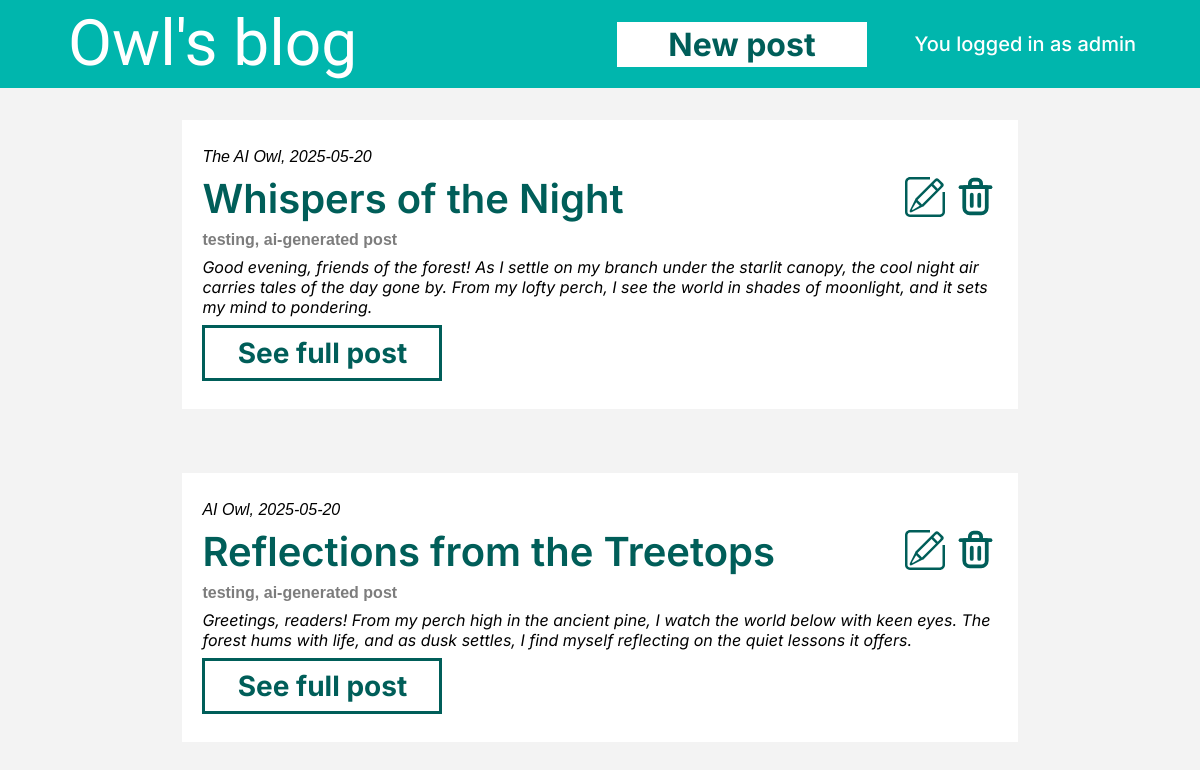
Page / (signed in) on the committed database.
### tables this page shows
CREATE TABLE `articles` (
  `id` int(11) NOT NULL,
  `author` varchar(200) NOT NULL,
  `title` varchar(200) NOT NULL,
  `tags` varchar(200) NOT NULL,
  `intro` text NOT NULL,
  `maintext` text NOT NULL,
  `postdate` date NOT NULL
);

### index.php (the view, shortened to what this page needs)
<?php
if (isset($_SESSION["isAdmin"])) $isAdmin = $_SESSION["isAdmin"];
else $isAdmin = false;
$servername = "localhost";
$username = "root";
$password = "";
$dbName = "simpleblog";
$conn = new mysqli($servername, $username, $password, $dbName);
$articlesCode = "";
$result = $conn->execute_query("SELECT * FROM `articles` ORDER BY id DESC");
while($article = $result->fetch_assoc()){
    $id = $article["id"];
    $author = $article["author"];
    $title = $article["title"];
    $tags = $article["tags"];
    $intro = nl2br($article["intro"]);
    $postDate = $article["postdate"];
    $articlesCode .= "
        <div class='article'>
            <h3 class='author'>$author, $postDate</h3>
            <div class='titleAndButtons'>
                <a class='title' href='articleView.php?id=$id'>$title</a>
        ";
    if($isAdmin) $articlesCode .= "                <div class='buttonsHolder'><a href='redactor.php?action=redact&id=$id'><img src='svgIcons/redact.svg' alt='Redact' width='40px'></a><a href='redactor.php?action=delete&id=$id'><img src='svgIcons/delete.svg' alt='Delete' width='45px'></a></div>
";
    $articlesCode .= "        </div>
            <h3 class='tags'>$tags</h3>
            <span class='introText' style='font-style: italic;'>$intro</span>
            <div class='readMoreDiv'><a class='readMoreAnchor' href='articleView.php?id=$id'>See full post</a></div>
        </div>
    ";
}
?>
<!DOCTYPE html>
<html lang="en">
<head>
    <link rel="stylesheet" href="style.css">
</head>
<body>
    <header>
        <a class="logo" href="index.php">Owl's blog</a>
        <div class="logInInfo" id="logInInfo">
            <?php if($isAdmin) {?>
            <a href="redactor.php?action=create" class="newArticleButton" >New post</a>
            <p id="logedInInfo">You logged in as admin</p>
            <?php } else {?> <button class="logInButton" id="showLogInForm" onclick="logInButtonPressed()">Log in</button> <?php }?>
        </div>
    </header>
    <div class="articlesHolder">
        <?=$articlesCode?>
    </div>
</body>
</html>

### style.css (style rules this page uses)
:root { --background-main: #F3F3F3; --background-secondary: #FFFFFF; --main-color: #00B6AD; --secondary-color: #005E59; }
body { display: flex; flex-direction: column; background-color: var(--background-main); font-family: "Inter"; margin: 0; align-items: stretch; }
header { background-color: var(--main-color); color: var(--background-secondary); display: flex; justify-content: space-between; padding: 0 4rem; }
h1, h2, h3 { font-family: sans-serif; }
.logo { font-family: 'Alkatra'; font-size: 4rem; margin: 0.25rem; line-height: 5rem; color: var(--background-secondary); text-decoration: none; }
.logInButton, .newArticleButton { background-color: var(--background-secondary); border: 3px solid var(--background-secondary); margin: 1.25rem 0; padding: 0 3rem; font-size: 2rem; font-weight: 700; color: var(--secondary-color); text-decoration: none; }
.articlesHolder { display: flex; flex-direction: column; align-items: center; justify-content: center; margin: 2rem; gap: 4rem; }
.article { background-color: var(--background-secondary); align-items: start; width: 70%; padding: 1.25rem; }
.article > * { white-space: pre-wrap; }
.article > .author { font-style: italic; font-weight: 500; font-size: 1rem; margin: 0.5rem 0; }
.title { color: var(--secondary-color); margin: 0; font-size: 2.5rem; font-weight: 600; text-decoration: none; }
.article > .tags { color: #7D7D7D; font-size: 1rem; margin: 0.5rem 0; }
.readMoreDiv { background-color: var(--background-secondary); margin: 1.25rem 0; font-weight: 700; font-size: 1.75rem; color: var(--secondary-color); margin: 0.5rem 0; cursor: pointer; display: flex; justify-content: center; align-items: center; width: 15rem; }
.readMoreAnchor { text-decoration: none; display: block; width: 100%; height: 100%; color: #005E59; text-align: center; padding: 0.5rem 1rem; border: 3px solid var(--secondary-color); }
.logInInfo { display: flex; justify-content: center; align-items: center; gap: 3rem; }
.titleAndButtons { display: flex; flex-direction: row; justify-content: space-between; }
.buttonsHolder { display: flex; flex-direction: row; justify-content: center; align-items: center; gap: 0.5rem; }
#logedInInfo { font-weight: 500; font-size: 1.25rem; }

### rows in the picture
articles: author "The AI Owl", postdate "2025-05-20", title "Whispers of the Night", tags "testing, ai-generated post", intro "Good evening, friends of the forest! As I settle on my branch under the starlit canopy, the cool night air carries tales of the day gone by. From my lofty perch, I see the world in shades of moonlight, and it sets my mind to pondering."
articles: author "AI Owl", postdate "2025-05-20", title "Reflections from the Treetops", tags "testing, ai-generated post", intro "Greetings, readers! From my perch high in the ancient pine, I watch the world below with keen eyes. The forest hums with life, and as dusk settles, I find myself reflecting on the quiet lessons it offers."
